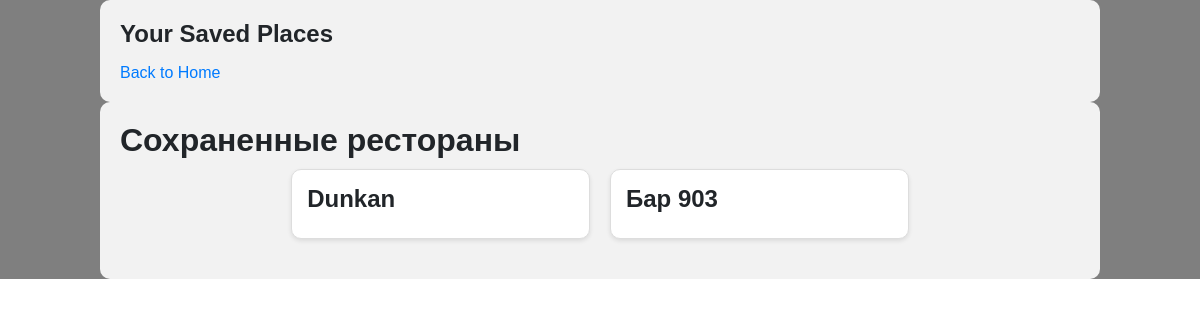
/profile (signed in), run on an earlier commit of the app's database.
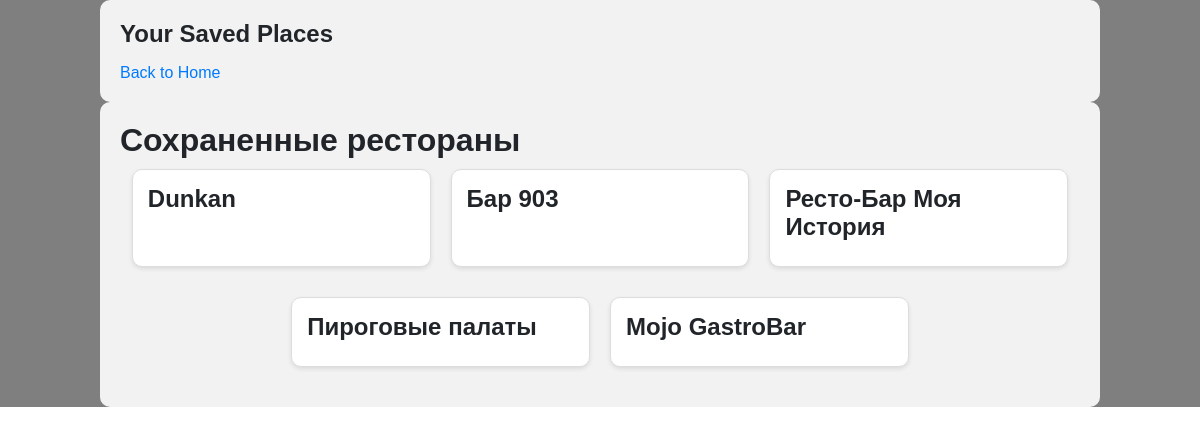
And on a later commit of the database.
### models.py (models this page shows)
class SavedRestaurant(db.Model):
    id = db.Column(db.Integer, primary_key=True)
    user_id = db.Column(db.Integer, db.ForeignKey('user.id'), nullable=False)
    restaurant_name = db.Column(db.String(100), nullable=False)
    description = db.Column(db.String(255), nullable=True)  # Измените на nullable=True
    image_url = db.Column(db.String(255), nullable=True)
    saved_on = db.Column(db.DateTime, nullable=False, default=datetime.utcnow)
    user = db.relationship('User', backref=db.backref('saved_restaurants', lazy='dynamic'))

### app.py (the view)
@app.route('/profile')
@login_required
def profile():
    saved_places = SavedPlace.query.filter_by(user_id=current_user.id).all()  # Добавьте этот код
    saved_restaurants = SavedRestaurant.query.filter_by(user_id=current_user.id).all()  # Добавьте этот код
    return render_template('profile.html', saved_places=saved_places, saved_restaurants=saved_restaurants)

### app.py (called while the page is built)
@login_manager.user_loader
def load_user(user_id):
    return User.query.get(int(user_id))

### templates/profile.html (shortened to what this page needs)
<!DOCTYPE html>
<html lang="en">
<head>
    <link rel="stylesheet" href="{{ url_for('static', filename='style.css') }}">
</head>
<body>
    <div class="container">
        <h2>Your Saved Places</h2>
        <a href="{{ url_for('index') }}">Back to Home</a>
    </div>
    <div class="container">
        <h1>Сохраненные рестораны</h1>
        <div class="saved-restaurants">
            {% for restaurant in saved_restaurants %}
                <div class="restaurant-card">
                    <div class="restaurant-info">
                        <h2>{{ restaurant.restaurant_name }}</h2>
                    </div>
                </div>
            {% else %}
                <p>У вас пока нет сохраненных ресторанов.</p>
            {% endfor %}
        </div>
    </div>
</body>
</html>

### static/style.css (style rules this page uses)
.container { width: 80%; margin: 0 auto; padding: 20px; }
.saved-restaurants { display: flex; flex-wrap: wrap; justify-content: center; }
.restaurant-card { width: 300px; margin: 10px; border: 1px solid #ccc; border-radius: 5px; overflow: hidden; box-shadow: 2px 2px 5px rgba(0, 0, 0, 0.1); }
.restaurant-info { padding: 15px; }
.restaurant-info h2 { margin-bottom: 5px; }
body { font-family: Arial, sans-serif; margin: 0; padding: 0; background-color: #fff; }
.container { padding: 20px; max-width: 1200px; margin: 0 auto; }
.restaurant-card { border: 1px solid #ddd; border-radius: 8px; overflow: hidden; box-shadow: 0 4px 8px rgba(0, 0, 0, 0.1); margin-bottom: 20px; }
body { font-family: Arial, sans-serif; color: #333; margin: 0; padding: 0; background: url('https://opis-cdn.tinkoffjournal.ru/mercury/dostoprimechatelnosti-pskov__main.ryrhpylrqrwn.jpg') no-repeat center center fixed; background-size: cover; position: relative; }
body::before { content: ""; position: absolute; top: 0; left: 0; width: 100%; height: 100%; background: rgba(0, 0, 0, 0.5); z-index: -1; }
.container { max-width: 1200px; margin: 0 auto; padding: 20px; background: rgba(255, 255, 255, 0.9); border-radius: 10px; }
h1, h2, h3 { color: #212529; margin: 0; }
a { color: #007bff; text-decoration: none; transition: color 0.3s; }
.restaurant-card { background: #fff; border-radius: 10px; box-shadow: 0 2px 4px rgba(0,0,0,0.1); overflow: hidden; width: calc(33% - 20px); margin-bottom: 20px; transition: transform 0.3s, box-shadow 0.3s; }
.restaurant-info h2 { margin: 0 0 10px; }

What changed in the data, as far as the page shows it:
added SavedRestaurant: restaurant_name "Ресто-Бар Моя История"
added SavedRestaurant: restaurant_name "Пироговые палаты"
added SavedRestaurant: restaurant_name "Mojo GastroBar"
